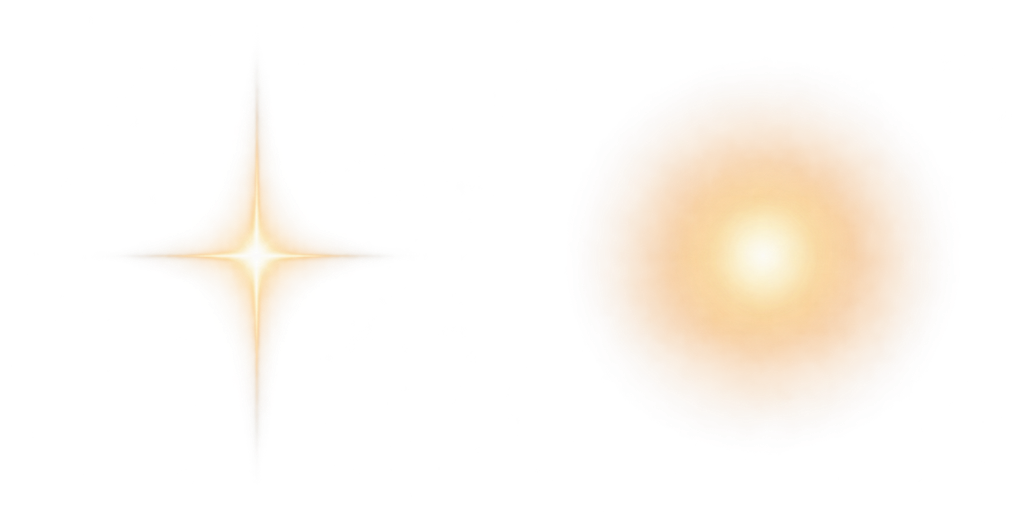
#> input picture assets/source/gen/landing-fx.png, 1024 x 512 px
$ python make-landing-art.py
#> lines starting #> are read from the running program, lines starting #| are printed output that depends on the picture; after the words box and inside, x2 and y2 are one past the last pixel; in counts of white or black regions, pixels touching at a corner belong together
"""Cut the generated landing light (assets/source/gen/landing-fx.png) into WebPs.

    python tools/make-landing-art.py

landing-fx.png (GPT image generation via codex, transparent): left half a four-pointed glint like
the sparkles painted on the table, right half a warm candle halo. landing/motion.js places them on
the table picture. Soft edges are the point here, so only alpha below 4 is dropped.
Needs Pillow and numpy.
"""
from pathlib import Path

import numpy as np
from PIL import Image

ROOT = Path(__file__).resolve().parent.parent
SRC = ROOT / "assets" / "source" / "gen" / "landing-fx.png"
OUT = ROOT / "assets" / "landing"


def main():
    a = np.array(Image.open(SRC).convert("RGBA"))
#> a is the input picture: shape (512, 1024, 4); mean R, G, B, A 61.5, 46.7, 31.3, 22.4
    a[a[..., 3] < 4] = 0
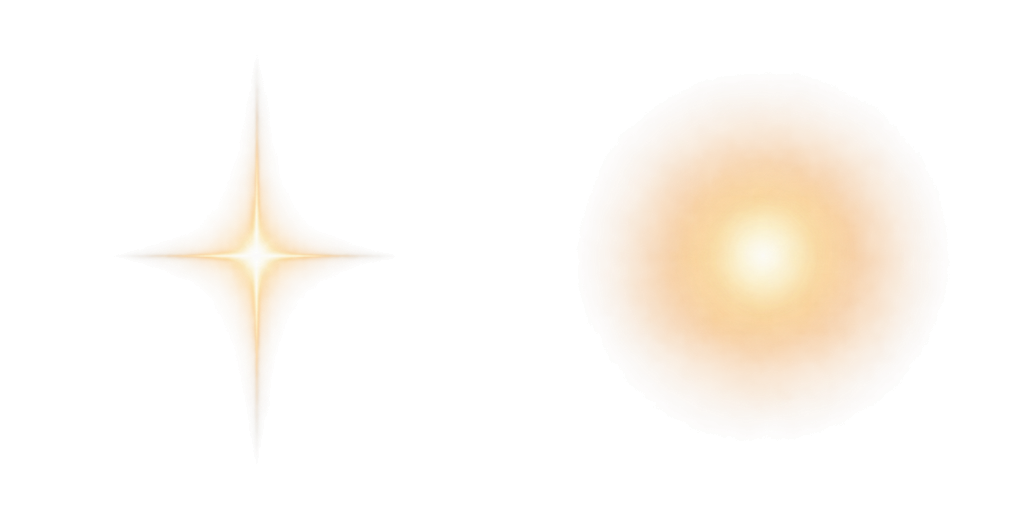
#> a: shape (512, 1024, 4); 4.32% of pixels changed, all inside (x1, y1, x2, y2) = (11, 16, 1012, 512); transparent parts drawn white
    im = Image.fromarray(a)
    half = im.width // 2
#> half = 512
    for name, box in (("glint", (0, 0, half, im.height)), ("candle", (half, 0, im.width, im.height))):
        piece = im.crop(box)
        piece = piece.crop(piece.getbbox())
        piece.thumbnail((256, 256), Image.LANCZOS)
        piece.save(OUT / f"{name}.webp", "WEBP", quality=90, method=4)
        print(f"assets/landing/{name}.webp  {piece.width}x{piece.height}")
#> this loop made 2 passes
#> pass 1, in main, `piece = im.crop(box)`:
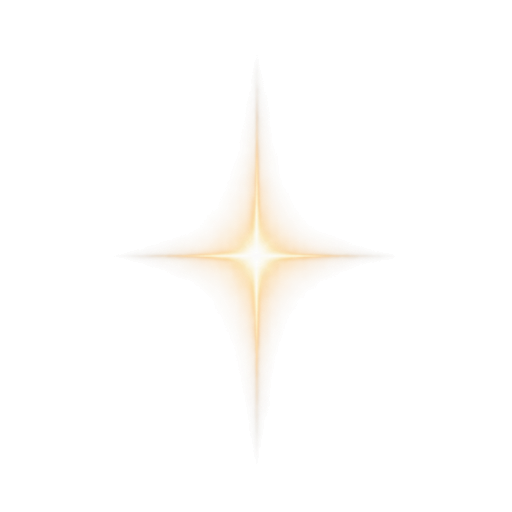
#> piece: PIL image 512x512 RGBA; mean R, G, B, A 20.3, 16.9, 12.4, 6.6; transparent parts drawn white
#> pass 1, in main, `piece = piece.crop(piece.getbbox())`:
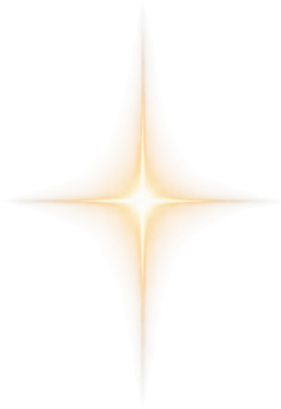
#> piece: PIL image 281x409 RGBA; mean R, G, B, A 46.3, 38.5, 28.3, 15.1; transparent parts drawn white
#> pass 2, in main, `piece = im.crop(box)`:
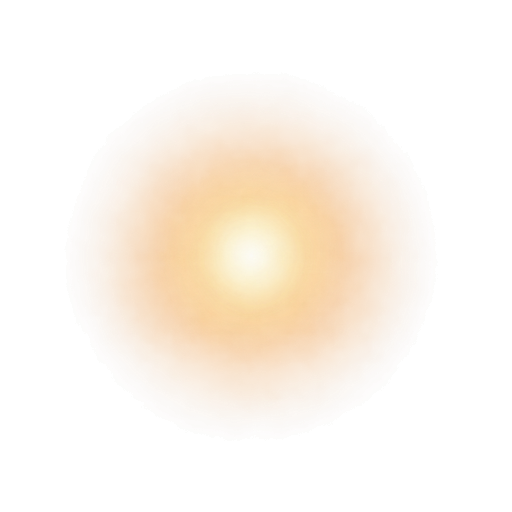
#> piece: PIL image 512x512 RGBA; mean R, G, B, A 90.9, 69.9, 46.8, 38.1; transparent parts drawn white
#> after the loop:
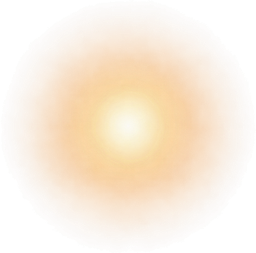
#> piece: PIL image 256x253 RGBA; mean R, G, B, A 173.4, 133.4, 89.2, 72.4; transparent parts drawn white


if __name__ == "__main__":
    main()

$ run again, with assets/source/gen/basket.png copied over assets/source/gen/landing-fx.png
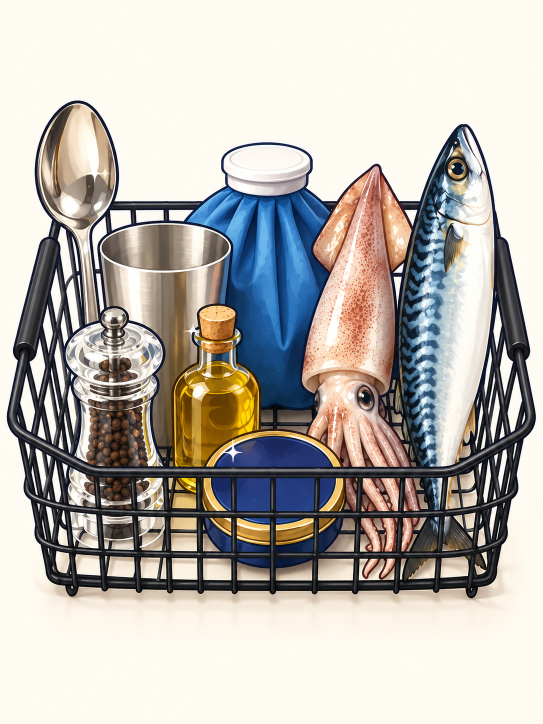
#> input picture assets/source/gen/basket.png, 1086 x 1448 px (shown at 1/2 size)
#> the loop in main, `for name, box in (("glint", (0, 0, half, im.height)), ("candle", (half..` made 2 passes
#> pass 1, in main, `piece.save(OUT / f"{name}.webp", "WEBP", quality=90, method=4)`:
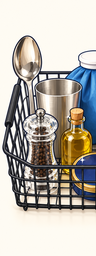
#> saved as glint.webp: PIL image 96x256 RGBA; mean R, G, B, A 184.7, 180.4, 172.6, 255
#> pass 2, in main, `piece.save(OUT / f"{name}.webp", "WEBP", quality=90, method=4)`:
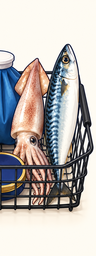
#> saved as candle.webp: PIL image 96x256 RGBA; mean R, G, B, A 186.9, 182.2, 178.9, 255
